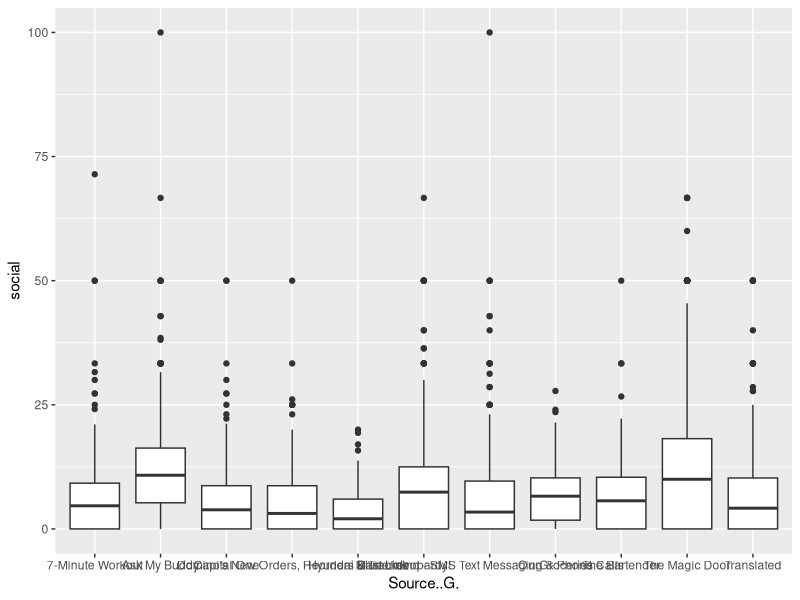
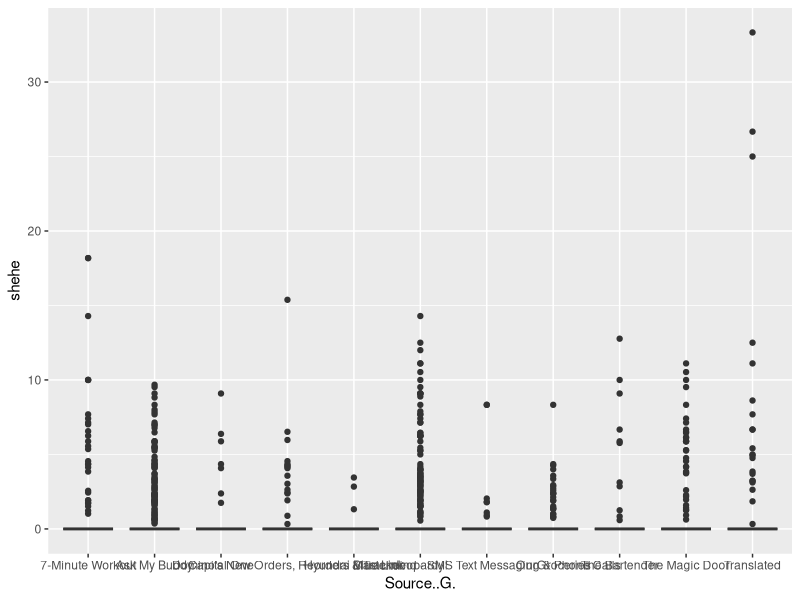
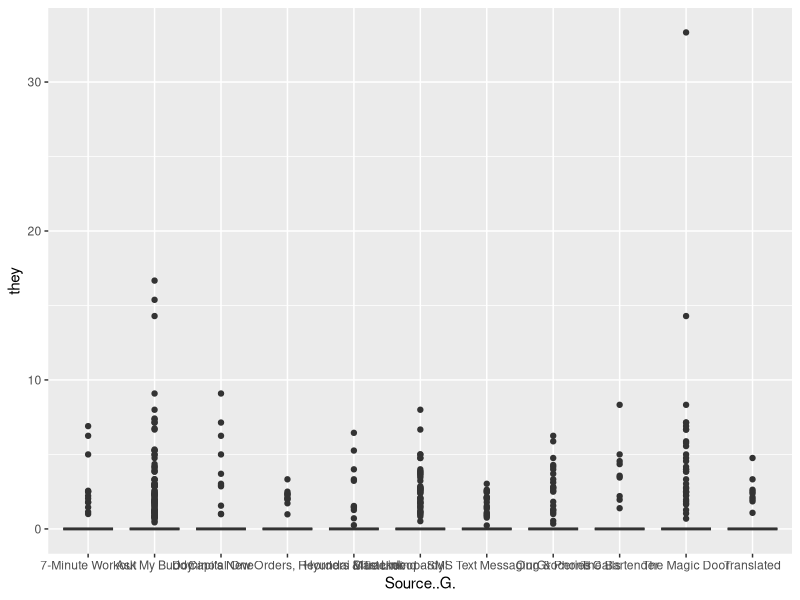
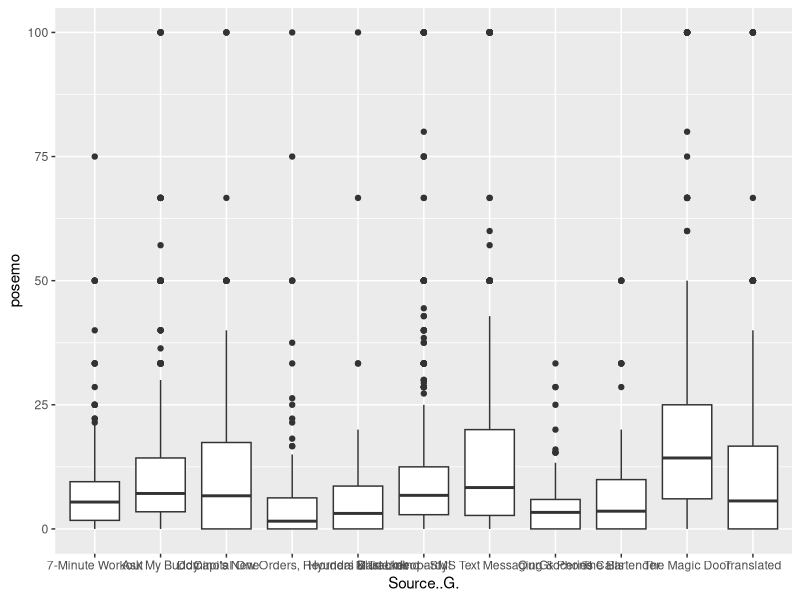
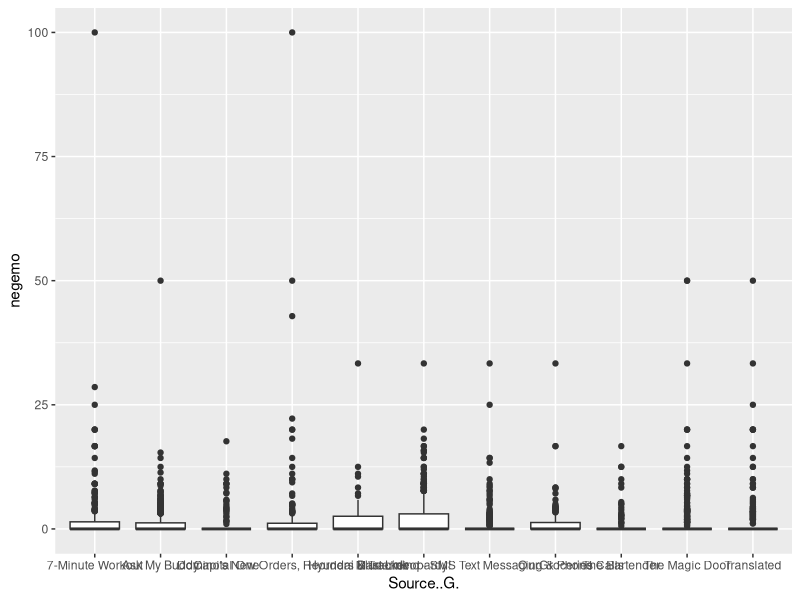
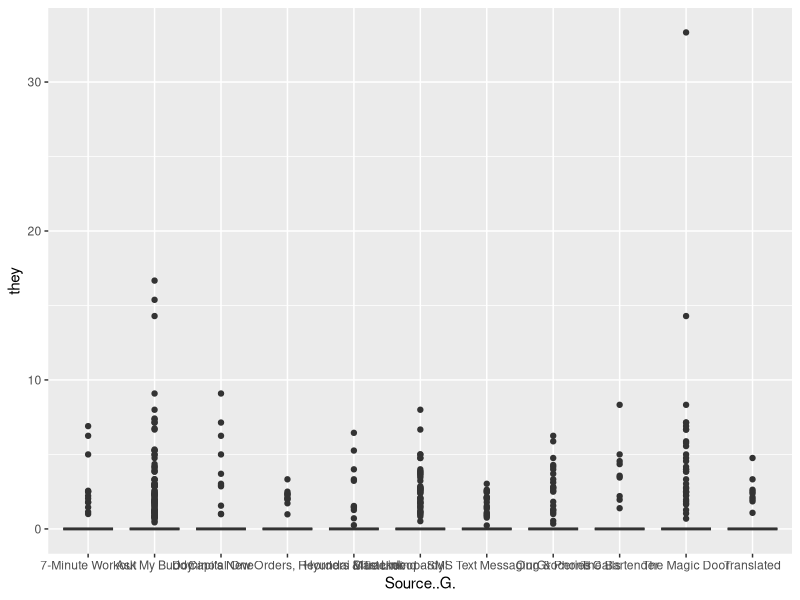
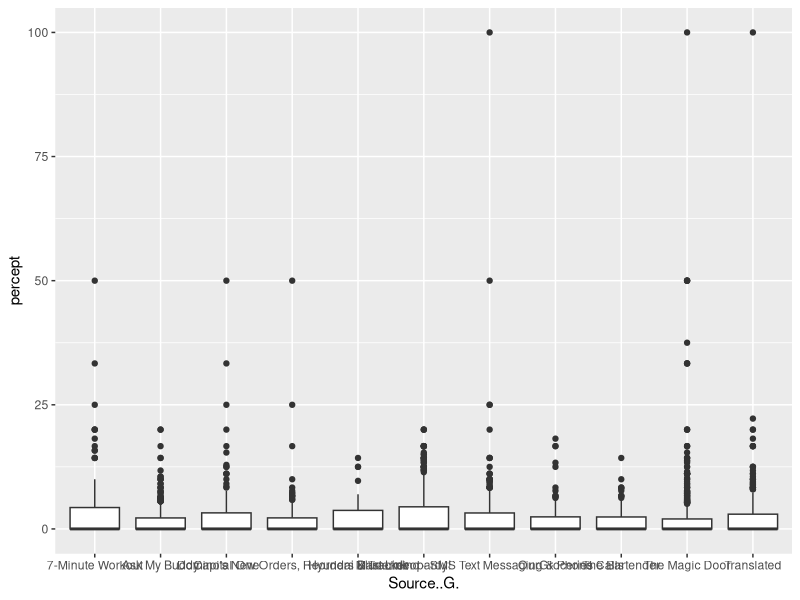
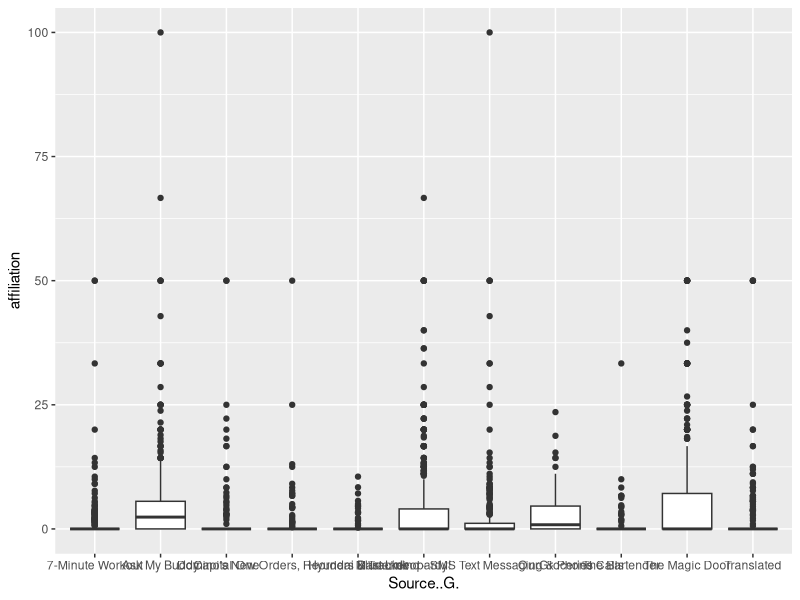

Generate these figures, in order, with R:
# initializing
library(dplyr)
library(ggplot2)
setwd("./Documents/GitHub/amazon_skills_scraper")

#read dataset
#liwc data
reviews_liwc = read.csv(file='datasets/reviews_liwc.csv',header = TRUE, sep = ',' ,stringsAsFactors = FALSE)

#EDA
reviews_liwc %>% head
reviews_liwc %>% colnames()
attach(reviews_liwc)
colnames(reviews_liwc)
head(reviews_liwc)
summary(reviews_liwc)
temp = filter(.data = reviews_liwc, Source..G. == 'The Magic Door')
temp$shehe %>% summary
detach(reviews_liwc)

# plotting
# boxplot
ggplot(data = reviews_liwc, aes(x = Source..G. ,y = social)) + geom_boxplot()
ggplot(data = reviews_liwc, aes(x = Source..G. ,y = shehe)) + geom_boxplot()
ggplot(data = reviews_liwc, aes(x = Source..G. ,y = they)) + geom_boxplot()
ggplot(data = reviews_liwc, aes(x = Source..G. ,y = posemo)) + geom_boxplot()
ggplot(data = reviews_liwc, aes(x = Source..G. ,y = negemo)) + geom_boxplot()
ggplot(data = reviews_liwc, aes(x = Source..G. ,y = they)) + geom_boxplot()
ggplot(data = reviews_liwc, aes(x = Source..G. ,y = percept)) + geom_boxplot()
ggplot(data = reviews_liwc, aes(x = Source..G. ,y = affiliation)) + geom_boxplot()

# barplot
# social
# mean
social_mean = group_by(.data = reviews_liwc, Source..G.) %>% summarise(mean = mean(social)) %>% data.frame
ggplot(social_mean, aes(x=Source..G., y = mean)) + geom_bar(stat = "identity") #mean, each skill

# shehe
# mean
shehe_mean = group_by(.data = reviews_liwc, Source..G.) %>% summarise(mean = mean(shehe)) %>% data.frame
ggplot(shehe_mean, aes(x=Source..G., y = mean)) + geom_bar(stat = "identity") #mean, each skill
ggplot(reviews_liwc, aes(x=Source..G., y = shehe)) + geom_bar(stat = "identity")
